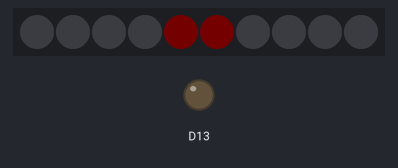
Simulated run of this sketch. Board: Adafruit Circuit Playground Express. On the bench: 10 RGB LEDs in strip order, left to right, output pins drawn as LEDs (lit = HIGH). Dim RGB values are drawn brighter than linear.

Above: at 2.91 s.
At 7.37 s:
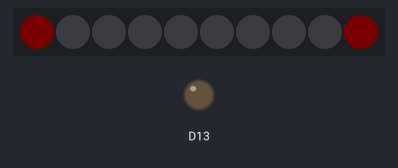
At 15.06 s:
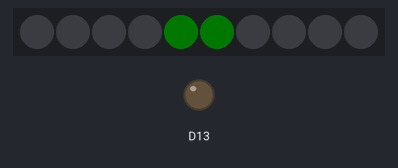
At 23.57 s:
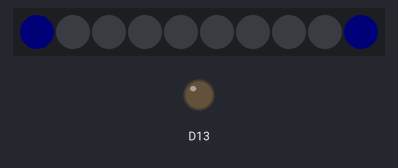
At 39.77 s:
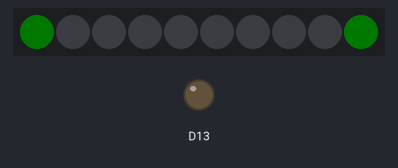

The sketch:

Test7_CounterRoating_V2_.ino
```cpp
#include <Adafruit_CircuitPlayground.h>

#define MyBrightness 40
#define CWoffset 0
#define CCWoffset 0

float StepSize;
float StepHold;
#define numLED 10
#define IDLED (numLED - 1)
byte ColorMode = 0, i = 0, state2 = 1, state1 = 1;
float R = 0, G = 0, B = 0;
float r = MyBrightness/4, g = 0, b = 0;
uint32_t PastMillis;
bool flipEnd = true;

void setup() {
  StepSize = MyBrightness * 0.01;
  CircuitPlayground.begin();
  (StepSize >= 1 ? StepHold = StepSize - 1 : StepHold = 0);
  PastMillis = millis();
}

void loop() {
  for (i = 0; i < numLED;) {
    CounterRunningLights();
  }
}

void CounterRunningLights() {
  if (millis() - PastMillis > 80) {
    PastMillis = millis();
    byte CWa, CWb, CCWa, CCWb, CWi;

    CWi = IDLED - i;
    if (CWi < CWoffset) {
      CWa = CWi + (IDLED - CWoffset + 1);
    }
    else CWa = CWi - CWoffset;
    (CWa == IDLED ? CWb = 0 : CWb = CWa + 1);
    FirstColor(StepSize);
    CircuitPlayground.strip.setPixelColor(CWa, R, G, B);
    //CircuitPlayground.strip.setPixelColor(CWb, 0, 0, 0);
    CircuitPlayground.strip.setPixelColor(CWb, R/3, G/3, B/3);
//============================================================
    if (i > IDLED - CCWoffset) {
      CCWa = i - (IDLED - CCWoffset + 1);
    }
    else CCWa = i + CCWoffset;
    (CCWa == 0 ? CCWb = IDLED : CCWb = CCWa - 1);
    SecondColor(StepSize);
    CircuitPlayground.strip.setPixelColor(CCWa, r, g, b);
    //CircuitPlayground.strip.setPixelColor(CCWb, 0, 0, 0);
    CircuitPlayground.strip.setPixelColor(CCWb, r/3, g/3, b/3);
//============================================================
    if (CWa == CCWb) {
      CircuitPlayground.strip.setPixelColor(CWa, R, G, B);
    }
    if (CCWa == CWb) {
      CircuitPlayground.strip.setPixelColor(CCWa, r, g, b);
    }
    if (CWa == CCWa) {
      if (flipEnd) {
      CircuitPlayground.strip.setPixelColor(CWa, R, G, B);
      flipEnd = false;
      }
      else {
      CircuitPlayground.strip.setPixelColor(CCWa, r, g, b);
      flipEnd = true;
      }
    }
    i++;
    CircuitPlayground.strip.show();
  }
}

void FirstColor(float Step1) {
  if (state1 == 1) {
    (R < MyBrightness - StepHold ? R += Step1 : R = MyBrightness);
    (B > StepHold ? B -= Step1 : B = 0);
  }
  else if (state1 == 2) {
    (G < MyBrightness - StepHold ? G += Step1 : G = MyBrightness);
    (R > StepHold ? R -= Step1 : R = 0);
  }
  else if (state1 == 3) {
    (B < MyBrightness - StepHold ? B += Step1 : B = MyBrightness);
    (G > StepHold ? G -= Step1 : G = 0);
  }

  if ((R == MyBrightness && B == 0) ||
      (G == MyBrightness && R == 0) ||
      (B == MyBrightness && G == 0)) {
    (state1 < 3 ? state1++ : state1 = 1);
  }
}

void SecondColor(float Step2) {
  if (state2 == 1) {
    (r < MyBrightness - StepHold ? r += Step2 : r = MyBrightness);
    (b > StepHold ? b -= Step2 : b = 0);
  }
  else if (state2 == 2) {
    (g < MyBrightness - StepHold ? g += Step2 : g = MyBrightness);
    (r > StepHold ? r -= Step2 : r = 0);
  }
  else if (state2 == 3) {
    (b < MyBrightness - StepHold ? b += Step2 : b = MyBrightness);
    (g > StepHold ? g -= Step2 : g = 0);
  }

  if ((r == MyBrightness && b == 0) ||
      (g == MyBrightness && r == 0) ||
      (b == MyBrightness && g == 0)) {
    (state2 < 3 ? state2++ : state2 = 1);
  }
}
```
